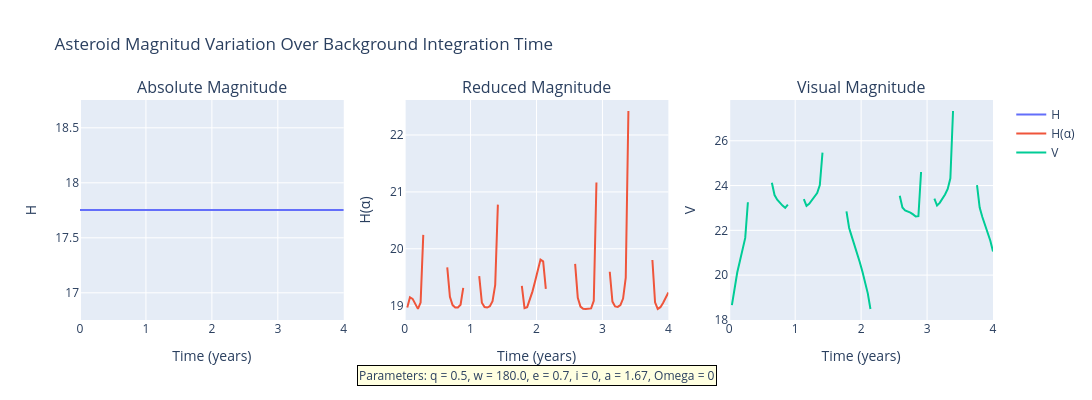

The code cell stored with this chart in its notebook:
### Code cell
x = times/year
y1 = H_absolute
y2 = H_reducido
y3 = mag_visual

titles = ['Absolute Magnitude', 'Reduced Magnitude', 'Visual Magnitude']
x_labels = ['Time (years)', 'Time (years)', 'Time (years)']
y_labels = ['H', 'H(α)', 'V']

annotation_text = f"Parameters: q = {q}, w = {w/deg}, e = {e}, i = {inc}, a = {np.round(a, 2)}, Omega = {Omega}"

fig = make_subplots(rows=1, cols=3, subplot_titles=titles)

# Agregar trazas de línea
fig.add_trace(go.Scatter(x=x, y=y1, mode='lines', name='H'), row=1, col=1)
fig.add_trace(go.Scatter(x=x, y=y2, mode='lines', name='H(α)'), row=1, col=2)
fig.add_trace(go.Scatter(x=x, y=y3, mode='lines', name='V'), row=1, col=3)

# Etiquetas de ejes
fig.update_xaxes(title_text=x_labels[0], row=1, col=1)
fig.update_xaxes(title_text=x_labels[1], row=1, col=2)
fig.update_xaxes(title_text=x_labels[2], row=1, col=3)

fig.update_yaxes(title_text=y_labels[0], row=1, col=1)
fig.update_yaxes(title_text=y_labels[1], row=1, col=2)
fig.update_yaxes(title_text=y_labels[2], row=1, col=3)

# Agregar caja de texto (annotation)
fig.add_annotation(
    text=annotation_text,
    xref="paper", yref="paper",
    x=0.5, y=-0.3,
    showarrow=False,
    align='left',
    bordercolor="black",
    borderwidth=1,
    bgcolor="lightyellow",
    font=dict(size=12)
)

fig.update_layout(
    height=400,
    width=1150,
    title_text="Asteroid Magnitud Variation Over Background Integration Time"
)

fig.show()

### Figure 1 — Plotly figure (JSON) as saved in the notebook; plotly's stock layout.template omitted (floating-point values rounded to 4 significant figures)
{"data": [{"mode": "lines", "name": "H", "type": "scatter", "x": [0.0, 0.0404, 0.08081, 0.1212, 0.1616, 0.202, 0.2424, 0.2828, 0.3232, 0.3636, 0.404, 0.4444, 0.4848, 0.5253, 0.5657, 0.6061, 0.6465, 0.6869, 0.7273, 0.7677, 0.8081, 0.8485, 0.8889, 0.9293, 0.9697, 1.01, 1.051, 1.091, 1.131, 1.172, 1.212, 1.253, 1.293, 1.333, 1.374, 1.414, 1.455, 1.495, 1.535, 1.576, 1.616, 1.657, 1.697, 1.737, 1.778, 1.818, 1.859, 1.899, 1.939, 1.98, 2.02, 2.061, 2.101, 2.141, 2.182, 2.222, 2.263, 2.303, 2.343, 2.384, 2.424, 2.465, 2.505, 2.545, 2.586, 2.626, 2.667, 2.707, 2.747, 2.788, 2.828, 2.869, 2.909, 2.949, 2.99, 3.03, 3.071, 3.111, 3.152, 3.192, 3.232, 3.273, 3.313, 3.354, 3.394, 3.434, 3.475, 3.515, 3.556, 3.596, 3.636, 3.677, 3.717, 3.758, 3.798, 3.838, 3.879, 3.919, 3.96, 4.0], "xaxis": "x", "y": [17.75, 17.75, 17.75, 17.75, 17.75, 17.75, 17.75, 17.75, 17.75, 17.75, 17.75, 17.75, 17.75, 17.75, 17.75, 17.75, 17.75, 17.75, 17.75, 17.75, 17.75, 17.75, 17.75, 17.75, 17.75, 17.75, 17.75, 17.75, 17.75, 17.75, 17.75, 17.75, 17.75, 17.75, 17.75, 17.75, 17.75, 17.75, 17.75, 17.75, 17.75, 17.75, 17.75, 17.75, 17.75, 17.75, 17.75, 17.75, 17.75, 17.75, 17.75, 17.75, 17.75, 17.75, 17.75, 17.75, 17.75, 17.75, 17.75, 17.75, 17.75, 17.75, 17.75, 17.75, 17.75, 17.75, 17.75, 17.75, 17.75, 17.75, 17.75, 17.75, 17.75, 17.75, 17.75, 17.75, 17.75, 17.75, 17.75, 17.75, 17.75, 17.75, 17.75, 17.75, 17.75, 17.75, 17.75, 17.75, 17.75, 17.75, 17.75, 17.75, 17.75, 17.75, 17.75, 17.75, 17.75, 17.75, 17.75, 17.75], "yaxis": "y"}, {"mode": "lines", "name": "H(α)", "type": "scatter", "x": [0.0, 0.0404, 0.08081, 0.1212, 0.1616, 0.202, 0.2424, 0.2828, 0.3232, 0.3636, 0.404, 0.4444, 0.4848, 0.5253, 0.5657, 0.6061, 0.6465, 0.6869, 0.7273, 0.7677, 0.8081, 0.8485, 0.8889, 0.9293, 0.9697, 1.01, 1.051, 1.091, 1.131, 1.172, 1.212, 1.253, 1.293, 1.333, 1.374, 1.414, 1.455, 1.495, 1.535, 1.576, 1.616, 1.657, 1.697, 1.737, 1.778, 1.818, 1.859, 1.899, 1.939, 1.98, 2.02, 2.061, 2.101, 2.141, 2.182, 2.222, 2.263, 2.303, 2.343, 2.384, 2.424, 2.465, 2.505, 2.545, 2.586, 2.626, 2.667, 2.707, 2.747, 2.788, 2.828, 2.869, 2.909, 2.949, 2.99, 3.03, 3.071, 3.111, 3.152, 3.192, 3.232, 3.273, 3.313, 3.354, 3.394, 3.434, 3.475, 3.515, 3.556, 3.596, 3.636, 3.677, 3.717, 3.758, 3.798, 3.838, 3.879, 3.919, 3.96, 4.0], "xaxis": "x2", "y": [NaN, 18.97, 19.15, 19.12, 19.02, 18.94, 19.05, 20.24, NaN, NaN, NaN, NaN, NaN, NaN, NaN, NaN, 19.67, 19.15, 19.01, 18.97, 18.97, 19.02, 19.31, NaN, NaN, NaN, NaN, NaN, 19.52, 19.05, 18.97, 18.97, 18.99, 19.08, 19.36, 20.78, NaN, NaN, NaN, NaN, NaN, NaN, NaN, NaN, 19.35, 18.96, 18.97, 19.09, 19.25, 19.43, 19.64, 19.81, 19.78, 19.3, NaN, NaN, NaN, NaN, NaN, NaN, NaN, NaN, NaN, NaN, 19.73, 19.14, 18.98, 18.94, 18.94, 18.94, 18.95, 19.09, 21.16, NaN, NaN, NaN, NaN, 19.6, 19.07, 18.99, 18.98, 19.01, 19.12, 19.49, 22.42, NaN, NaN, NaN, NaN, NaN, NaN, NaN, NaN, 19.8, 19.06, 18.94, 18.97, 19.05, 19.14, 19.23], "yaxis": "y2"}, {"mode": "lines", "name": "V", "type": "scatter", "x": [0.0, 0.0404, 0.08081, 0.1212, 0.1616, 0.202, 0.2424, 0.2828, 0.3232, 0.3636, 0.404, 0.4444, 0.4848, 0.5253, 0.5657, 0.6061, 0.6465, 0.6869, 0.7273, 0.7677, 0.8081, 0.8485, 0.8889, 0.9293, 0.9697, 1.01, 1.051, 1.091, 1.131, 1.172, 1.212, 1.253, 1.293, 1.333, 1.374, 1.414, 1.455, 1.495, 1.535, 1.576, 1.616, 1.657, 1.697, 1.737, 1.778, 1.818, 1.859, 1.899, 1.939, 1.98, 2.02, 2.061, 2.101, 2.141, 2.182, 2.222, 2.263, 2.303, 2.343, 2.384, 2.424, 2.465, 2.505, 2.545, 2.586, 2.626, 2.667, 2.707, 2.747, 2.788, 2.828, 2.869, 2.909, 2.949, 2.99, 3.03, 3.071, 3.111, 3.152, 3.192, 3.232, 3.273, 3.313, 3.354, 3.394, 3.434, 3.475, 3.515, 3.556, 3.596, 3.636, 3.677, 3.717, 3.758, 3.798, 3.838, 3.879, 3.919, 3.96, 4.0], "xaxis": "x3", "y": [NaN, 18.66, 19.48, 20.12, 20.63, 21.09, 21.66, 23.25, NaN, NaN, NaN, NaN, NaN, NaN, NaN, NaN, 24.12, 23.57, 23.37, 23.23, 23.1, 23.01, 23.15, NaN, NaN, NaN, NaN, NaN, 23.39, 23.1, 23.19, 23.33, 23.48, 23.66, 24.02, 25.47, NaN, NaN, NaN, NaN, NaN, NaN, NaN, NaN, 22.84, 22.11, 21.72, 21.37, 20.99, 20.58, 20.15, 19.72, 19.18, 18.49, NaN, NaN, NaN, NaN, NaN, NaN, NaN, NaN, NaN, NaN, 23.54, 23.02, 22.89, 22.85, 22.79, 22.71, 22.62, 22.63, 24.61, NaN, NaN, NaN, NaN, 23.42, 23.11, 23.23, 23.41, 23.6, 23.85, 24.32, 27.33, NaN, NaN, NaN, NaN, NaN, NaN, NaN, NaN, 24.01, 23.01, 22.59, 22.27, 21.93, 21.53, 21.06], "yaxis": "y3"}], "layout": {"annotations": [{"font": {"size": 16}, "showarrow": false, "text": "Absolute Magnitude", "x": 0.1444, "xanchor": "center", "xref": "paper", "y": 1, "yanchor": "bottom", "yref": "paper"}, {"font": {"size": 16}, "showarrow": false, "text": "Reduced Magnitude", "x": 0.5, "xanchor": "center", "xref": "paper", "y": 1, "yanchor": "bottom", "yref": "paper"}, {"font": {"size": 16}, "showarrow": false, "text": "Visual Magnitude", "x": 0.8556, "xanchor": "center", "xref": "paper", "y": 1, "yanchor": "bottom", "yref": "paper"}, {"align": "left", "bgcolor": "lightyellow", "bordercolor": "black", "borderwidth": 1, "font": {"size": 12}, "showarrow": false, "text": "Parameters: q = 0.5, w = 180.0, e = 0.7, i = 0, a = 1.67, Omega = 0", "x": 0.5, "xref": "paper", "y": -0.3, "yref": "paper"}], "height": 400, "title": {"text": "Asteroid Magnitud Variation Over Background Integration Time"}, "width": 1150, "xaxis": {"anchor": "y", "domain": [0, 0.2889], "title": {"text": "Time (years)"}}, "xaxis2": {"anchor": "y2", "domain": [0.3556, 0.6444], "title": {"text": "Time (years)"}}, "xaxis3": {"anchor": "y3", "domain": [0.7111, 1], "title": {"text": "Time (years)"}}, "yaxis": {"anchor": "x", "domain": [0, 1], "title": {"text": "H"}}, "yaxis2": {"anchor": "x2", "domain": [0, 1], "title": {"text": "H(α)"}}, "yaxis3": {"anchor": "x3", "domain": [0, 1], "title": {"text": "V"}}}}
